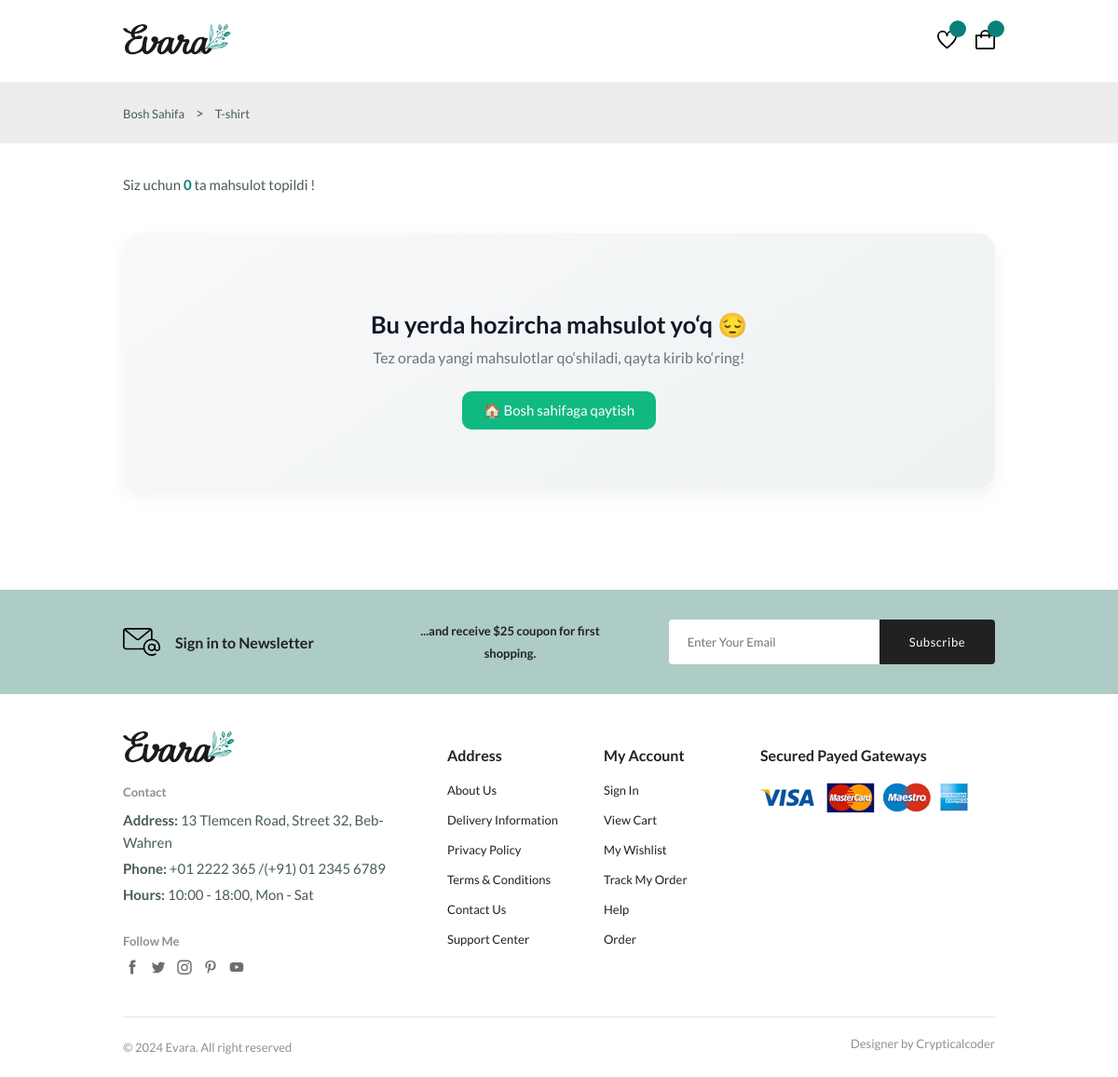
Page /selected_ones/2/ on the earlier database version.
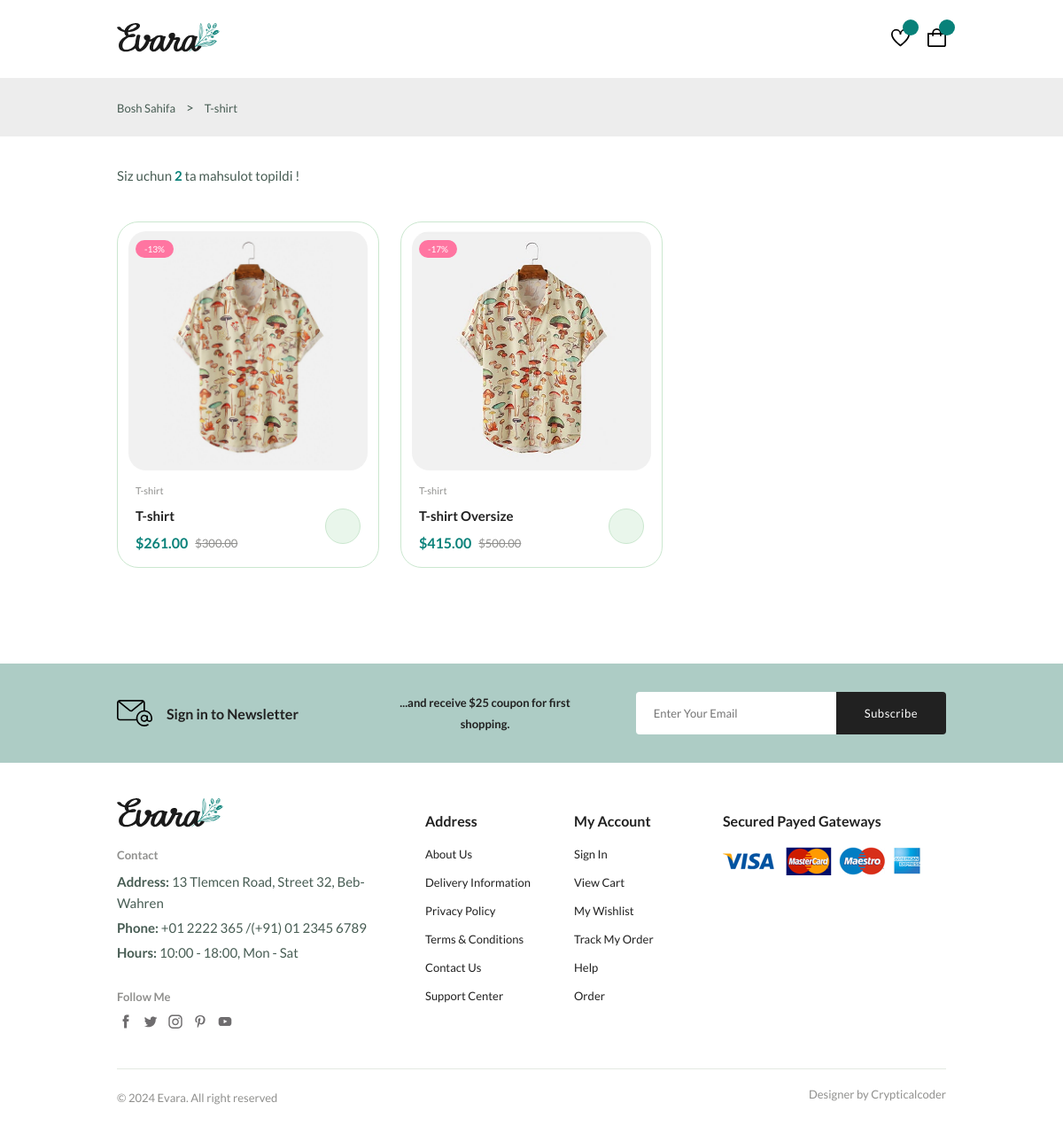
Same page on the later database version.
### shop/models/products.py (models this page shows, shortened)
class Category(models.Model):
    name=models.CharField(max_length=100)
    image=models.ImageField(upload_to="category_images/",null=True,blank=True)
    def __str__(self):
        return self.name

class Product(models.Model):
    category = models.ForeignKey(Category,on_delete=models.CASCADE,related_name="products")
    name=models.CharField(max_length=100)
    brand=models.CharField(max_length=100)
    price=models.DecimalField(max_digits=10,decimal_places=2)
    discount=models.PositiveIntegerField(default=0)
    discount_price=models.DecimalField(max_digits=10,decimal_places=2,blank=True,null=True)
    description=models.TextField()
    quantity=models.PositiveIntegerField(default=0)
    image=models.ImageField(upload_to="products/",null=True,blank=True)

### shop/views/shop.py (the view)
# urls.py: path("selected_ones/<int:category_id>/",selected_items,name="selected_ones"),
def selected_items(request,category_id):
    products=Product.objects.filter(category_id=category_id)
    category=get_object_or_404(Category,id=category_id)
    data={
        "product":products,
        "path":category.name,
        'product_count':len(products),
        }
    return render(request,'shop/selected_items.html',context=data)

### shop/templates/shop/selected_items.html
{% extends "base.html" %}
{% block main %}
<main class="main">
    {% include "components/breadcrumb.html" %}
    {% include "components/products.html" %}
    {% include "components/letter.html" %}
  </main>
{% endblock main %}

### templates/base.html (shortened to what this page needs)
{% load static %}
<!DOCTYPE html>
<html lang="en">
  <head>
  <head>
    <link
      rel="stylesheet"
      href="https://cdn-uicons.flaticon.com/2.0.0/uicons-regular-straight/css/uicons-regular-straight.css"  />
    <link
      rel="stylesheet"
      href="https://cdn.jsdelivr.net/npm/swiper@11/swiper-bundle.min.css"
    />
    <link rel="stylesheet" href="{% static 'css/styles.css' %}" />
  </head>
  <body>
    <header class="header">
      <nav class="nav container">
        <a href="{% url 'dashboard' %}" class="nav__logo">
          <img
            class="nav__logo-img"
            src="{% static 'img/logo.svg' %}"
            alt="website logo"
          />
        </a>
            <div class="header__user-actions">
              <a href="{% url 'wishlist' %}" class="header__action-btn" title="Wishlist">
                <img src="{% static 'img/icon-heart.svg' %}" alt="Wishlist" />
                <span class="count" id="wishlist_count">{{wishlist_count}}</span>
              </a>
              <a href="{% url 'cart' %}" class="header__action-btn" title="Cart">
                <img src="{% static 'img/icon-cart.svg' %}" alt="image" />
                <span class="count" id="cart_count">{{cart_count}}</span>
              </a>
            </div>
      </nav>
    </header>
    {% block main %}
    {% endblock main %}
    <footer class="footer container">
      <div class="footer__container grid">
        <div class="footer__content">
          <a href="index.html" class="footer__logo">
            <img src="{% static 'img/logo.svg' %}" alt="" class="footer__logo-img" />
          </a>
          <h4 class="footer__subtitle">Contact</h4>
          <p class="footer__description">
            <span>Address:</span> 13 Tlemcen Road, Street 32, Beb-Wahren
          </p>
          <p class="footer__description">
            <span>Phone:</span> +01 2222 365 /(+91) 01 2345 6789
          </p>
          <p class="footer__description">
            <span>Hours:</span> 10:00 - 18:00, Mon - Sat
          </p>
          <div class="footer__social">
            <h4 class="footer__subtitle">Follow Me</h4>
            <div class="footer__links flex">
              <a href="#">
                <img
                  src={% static "img/icon-facebook.svg" %}
                  alt="image"
                  class="footer__social-icon"
                />
              </a>
              <a href="#">
                <img
                  src={% static "img/icon-twitter.svg" %}
                  alt="image"
                  class="footer__social-icon"
                />
              </a>
              <a href="#">
                <img
                  src={% static "img/icon-instagram.svg" %}
                  alt="image"
                  class="footer__social-icon"
                />
              </a>
              <a href="#">
                <img
                  src={% static "img/icon-pinterest.svg" %}
                  alt=""
                  class="footer__social-icon"
                />
              </a>
              <a href="#">
                <img
                  src={% static "img/icon-youtube.svg" %}
                  alt="image"
                  class="footer__social-icon"
                />
              </a>
            </div>
          </div>
        </div>
        <div class="footer__content">
          <h3 class="footer__title">Address</h3>
          <ul class="footer__links">
            <li><a href="#" class="footer__link">About Us</a></li>
            <li><a href="#" class="footer__link">Delivery Information</a></li>
            <li><a href="#" class="footer__link">Privacy Policy</a></li>
            <li><a href="#" class="footer__link">Terms & Conditions</a></li>
            <li><a href="#" class="footer__link">Contact Us</a></li>
            <li><a href="#" class="footer__link">Support Center</a></li>
          </ul>
        </div>
        <div class="footer__content">
          <h3 class="footer__title">My Account</h3>
          <ul class="footer__links">
            <li><a href="#" class="footer__link">Sign In</a></li>
            <li><a href="#" class="footer__link">View Cart</a></li>
            <li><a href="#" class="footer__link">My Wishlist</a></li>
            <li><a href="#" class="footer__link">Track My Order</a></li>
            <li><a href="#" class="footer__link">Help</a></li>
            <li><a href="#" class="footer__link">Order</a></li>
          </ul>
        </div>
        <div class="footer__content">
          <h3 class="footer__title">Secured Payed Gateways</h3>
          <img
            src={% static "img/payment-method.png" %}
            alt=""
            class="payment__img"
          />
        </div>
      </div>
      <div class="footer__bottom">
        <p class="copyright">&copy; 2024 Evara. All right reserved</p>
        <span class="designer">Designer by Crypticalcoder</span>
      </div>
    </footer>
  </body>
</html>

### templates/components/breadcrumb.html (shortened to what this page needs)
<section class="breadcrumb">
    <ul class="breadcrumb__list flex container">
      <li><a href="{% url 'dashboard' %}" class="breadcrumb__link">Bosh Sahifa</a></li>
      <li>></li>
      <li><span class="breadcrumb__link">{{path}}</span></li>
    </ul>
  </section>

### templates/components/products.html (shortened to what this page needs)
{% load static %}
<section class="products container section">
 <p class="total__products">Siz uchun <span>{{product_count}}</span> ta mahsulot topildi !</p>
  <div class="tab__items">
    <div class="tab__item active-tab" content id="featured">
      <div class="products__container grid">
        {% if product %}
          {% for p in product %}
            {% if p.id %}
              <div class="product__item">
                <div class="product__banner">
                  <a href="{% url 'details' p.id %}" class="product__images">
                  </a>
                  {% if p.discount %}
                    <div class="product__badge light-pink">-{{ p.discount }}%</div>
                  {% endif %}
                </div>
                <div class="product__content">
                  <span class="product__category">{{ p.category }}</span>
                  <a href="{% url 'details' p.id %}">
                    <h3 class="product__title">{{ p.name }}</h3>
                  </a>
                  <div class="product__price flex">
                    <span class="new__price">
                      ${{ p.discount_price|default:p.price }}
                    </span>
                    {% if p.discount %}
                      <span class="old__price">${{ p.price }}</span>
                    {% endif %}
                    <a href="#"
                    class="action__btn cart__btn"
                    aria-label="Add To Cart"
                    data-product-id="{{ p.id }}">
                 </a>
                  </div>
                </div>
              </div>
            {% endif %}
          {% endfor %}
        {% else %}
          <div class="no-product">
            <div class="no-product-content">
              <h2>Bu yerda hozircha mahsulot yo‘q 😔</h2>
              <p>Tez orada yangi mahsulotlar qo‘shiladi, qayta kirib ko‘ring!</p>
              <a href="/" class="back-btn">🏠 Bosh sahifaga qaytish</a>
            </div>
          </div>
        {% endif %}
      </div>
    </div>
  </div>
</section>

### templates/components/letter.html
<section class="newsletter section home__newsletter">
    <div class="newsletter__container container grid">
      <h3 class="newsletter__title flex">
        <img
          src="./assets/img/icon-email.svg"
          alt=""
          class="newsletter__icon"
        />
        Sign in to Newsletter
      </h3>
      <p class="newsletter__description">
        ...and receive $25 coupon for first shopping.
      </p>
      <form action="" class="newsletter__form">
        <input
          type="text"
          placeholder="Enter Your Email"
          class="newsletter__input"
        />
        <button type="submit" class="newsletter__btn">Subscribe</button>
      </form>
    </div>
  </section>

Differences in the rows shown:
added Product: discount "13", category "T-shirt", name "T-shirt", discount_price "261.00", price "300.00"
added Product: discount "17", category "T-shirt", name "T-shirt Oversize", discount_price "415.00", price "500.00"
Other differences:
{{ product_count }}: "0" → "2"
text no longer shown: "Bu yerda hozircha mahsulot yo‘q 😔 Tez orada yangi mahsulotlar qo‘shiladi, qayta kirib ko‘ring! 🏠 Bosh sahifaga qaytish"
